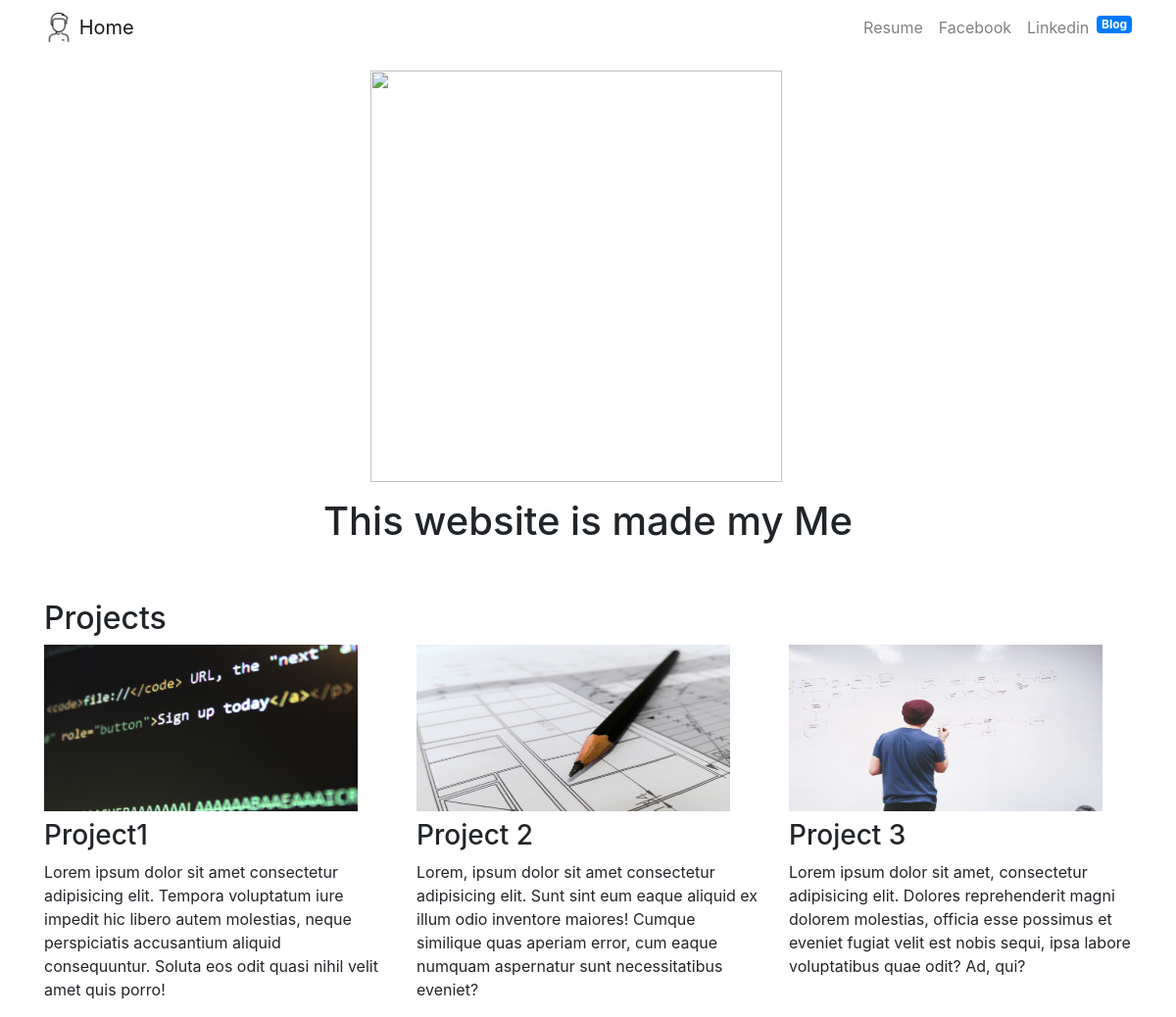
Page /portfol/ on the committed database.
### portfol/models.py (models this page shows, shortened)
class project(models.Model):
    title = models.CharField(max_length=100)
    description = models.CharField(max_length=250)
    image = models.ImageField(upload_to='images/portfol')
    url = models.URLField(blank = True)

### portfol/views.py (the view)
# urls.py: 2. Add a URL to urlpatterns:  path('', views.home, name='home')
def home(request):
    projects = project.objects.all()
    return render(request,'home.html', {'projects' : projects})

### templates/home.html
{% extends 'navbar.html' %}
{% block content %}
{% load static %}
<div class="row justify-content-center my-3">
  <div class="col-5">
  <img src="{% static 'portfol/pic.jpg' %}" height="170" width="420" class="img-fluid">
</div>
  </div>
  <div class="row justify-content-center mb-3">
    <div class="col-9 text-center">
        <h1 <col span="font_weight-bold">This website is made my Me</h1>
    </div>
  </div>
  <h2 class="mt-5">Projects</h2>
    <div class="row">
      {% for p in projects  %}
      <div class="col-lg-4 col-md-6">
        {% if p.url %}
        <a href="{{p.url}}">
          <img src="{{p.image.url}}" class="image-fluid mb-2" height="170" width="320">
        </a>
        {% else %}
        <img src="{{p.image.url}}" class="image-fluid mb-2">
        {% endif %}
        <h3>{{p.title}}</h3>
        <p>{{p.description}}</p>
      </div>
      {% endfor %}
    </div>
{% endblock %}

### templates/navbar.html (shortened to what this page needs)
{% load static %}
<html lang="en">
  <head>
    <link rel="stylesheet" href="https://stackpath.bootstrapcdn.com/bootstrap/4.4.1/css/bootstrap.min.css">
  </head>
  <body>
    <nav id="topNav" class="navbar navbar-expand-md navbar-light">
      <div class="container">
        <a class="navbar-brand" href="{% url 'home' %}">
          <img src="{% static "portfol/person.png" %}" width="30" height="30" class="d-inline-block align-top" alt="">
          <span>Home</span>
        </a>
        <div class="collapse navbar-collapse text-center" id="navbarNav">
          <ul class="navbar-nav ml-auto">
            <li class="nav-item">
              <a class="nav-link" href="{% static 'portfol/resume.pdf' %}">Resume</a>
            </li>
            <li class="nav-item">
              <a class="nav-link" href="https://www.Facebook.com" target="_blank">Facebook</a>
            </li>
            <li class="nav-item">
              <a class="nav-link" href="https://www.linkedin.com/" target="_blank">Linkedin</a>
            </li>
            <li>
              <a role="button" href="{% url 'blog:ablog' %}" class=" mt-2 badge badge-primary">Blog</a>
            </li>
          </ul>
        </div>
      </div>
    </nav>
    <div class="container">
      {% block content %}{% endblock %}
    </div>
  </body>
</html>

### rows in the picture
project: image (picture), title "Project1", description "Lorem ipsum dolor sit amet consectetur adipisicing elit. Tempora voluptatum iure impedit hic libero autem molestias, neque perspiciatis accusantium aliquid consequuntur. Soluta eos odit quasi nihil velit amet quis porro!"
project: image (picture), title "Project 2", description "Lorem, ipsum dolor sit amet consectetur adipisicing elit. Sunt sint eum eaque aliquid ex illum odio inventore maiores! Cumque similique quas aperiam error, cum eaque numquam aspernatur sunt necessitatibus eveniet?"
project: image (picture), title "Project 3", description "Lorem ipsum dolor sit amet, consectetur adipisicing elit. Dolores reprehenderit magni dolorem molestias, officia esse possimus et eveniet fugiat velit est nobis sequi, ipsa labore voluptatibus quae odit? Ad, qui?"
